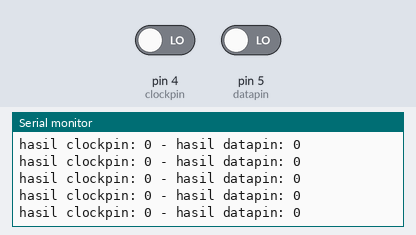
Simulated run of this sketch. Board: Arduino Uno, built with avr-gcc and run on an emulated ATmega328P. Shown: the last lines printed to the serial monitor. The test bench sets the inputs (shaded band); at power-on: pin 4 (clockpin) LOW, pin 5 (datapin) LOW.

Above: at 1.2 s.
1.3 s: pin 4 (clockpin) driven HIGH
At 2.0 s:
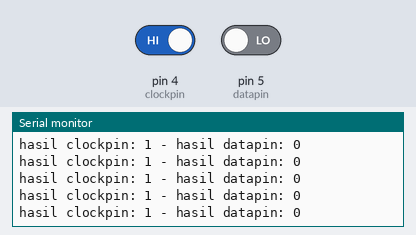
4.3 s: pin 5 (datapin) driven HIGH
At 4.8 s:
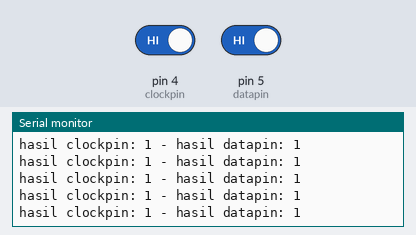
7.3 s: pin 4 (clockpin) driven LOW
At 8.3 s:
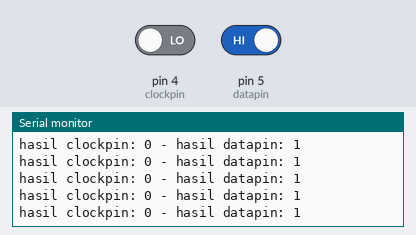

The sketch:

read_digital_only.ino
```cpp
int i;
int sign;
long value;
float result;
int clockpin = 4;
int datapin = 5;
unsigned long tempmicros;

void setup() {
  Serial.begin(9600);
  pinMode(clockpin, INPUT);
  pinMode(datapin, INPUT);
  Serial.println("Mulai baca caliper");
}

void loop () {
  Serial.print("hasil clockpin: ");
  Serial.print(digitalRead(clockpin));
  Serial.print(" - hasil datapin: ");
  Serial.println(digitalRead(datapin));
  delay(10);
}
```

Measured:
- after the input at 1.3 s, the serial monitor: prints a new line after 0.06 s (image 1)
- after the input at 4.3 s, the serial monitor: prints a new line after 0.07 s (image 2)
- after the input at 7.3 s, the serial monitor: prints a new line after 0.07 s (image 3)
